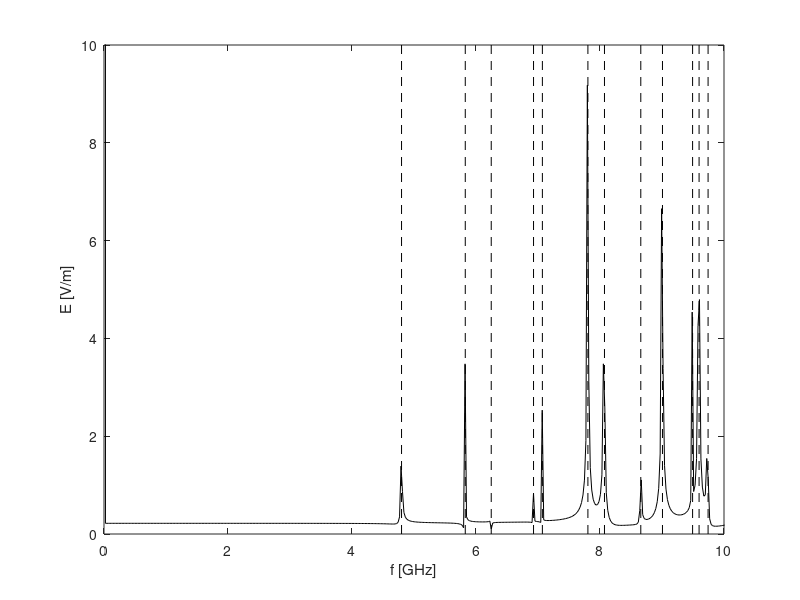

MATLAB code to generate this figure:
clear all

% Physical constants
eps0 = 8.8541878e-12;         % Permittivity of vacuum
mu0  = 4e-7 * pi;             % Permeability of vacuum
c0   = 299792458;             % Speed of light in vacuum

% Parameter initiation
Lx = .05; Ly = .04; Lz = .03; % Cavity dimensions in meters
Nx =  40; Ny =  30; Nz =  20; % Number of cells along each axis
Cx = Nx / Lx;                 % Inverse cell dimensions
Cy = Ny / Ly;
Cz = Nz / Lz;
Nt = (2^1)*8192;              % Number of time steps
Dt = 1/(c0*norm([Cx Cy Cz])); % Time step

% Allocate field matrices
Ex = zeros(Nx  , Ny+1, Nz+1);
Ey = zeros(Nx+1, Ny  , Nz+1);
Ez = zeros(Nx+1, Ny+1, Nz  );
Hx = zeros(Nx+1, Ny  , Nz  );
Hy = zeros(Nx  , Ny+1, Nz  );
Hz = zeros(Nx  , Ny  , Nz+1);

% Allocate time signals
Et = zeros(Nt,3);

% Initiate fields with noise (except on the boundary)
Ex( :  , 2:Ny, 2:Nz) = rand(Nx  , Ny-1, Nz-1) - 0.5;
Ey(2:Nx,  :  , 2:Nz) = rand(Nx-1, Ny  , Nz-1) - 0.5;
Ez(2:Nx, 2:Ny,  :  ) = rand(Nx-1, Ny-1, Nz  ) - 0.5;

% Time stepping
for n = 1:Nt
  
  if (mod(n,1000) == 0)
      str = sprintf('n = %i going to %i ', n,Nt);
      disp(str), drawnow
  end
    
  % Update H everywhere
  Hx = Hx + (Dt/mu0)*(diff(Ey,1,3)*Cz - diff(Ez,1,2)*Cy);
  Hy = Hy + (Dt/mu0)*(diff(Ez,1,1)*Cx - diff(Ex,1,3)*Cz);
  Hz = Hz + (Dt/mu0)*(diff(Ex,1,2)*Cy - diff(Ey,1,1)*Cx);

  % Update E everywhere except on boundary
  Ex(:,2:Ny,2:Nz) = Ex(:,2:Ny,2:Nz) + (Dt /eps0) * ...
      (diff(Hz(:,:,2:Nz),1,2)*Cy - diff(Hy(:,2:Ny,:),1,3)*Cz);
  Ey(2:Nx,:,2:Nz) = Ey(2:Nx,:,2:Nz) + (Dt /eps0) * ...
      (diff(Hx(2:Nx,:,:),1,3)*Cz - diff(Hz(:,:,2:Nz),1,1)*Cx);
  Ez(2:Nx,2:Ny,:) = Ez(2:Nx,2:Ny,:) + (Dt /eps0) * ...
      (diff(Hy(:,2:Ny,:),1,1)*Cx - diff(Hx(2:Nx,:,:),1,2)*Cy);

  % Sample the electric field at chosen points
  Et(n,:) = [Ex(4,4,4) Ey(4,4,4) Ez(4,4,4)];
end



% --- post-processing of numerical spectrum ---
Df       = 1/(Nt*Dt);     % Spacing between frequency points
freq_vtr = Df*(0:Nt-1);   % Frequency sampling points

fet      = abs(fft(Et(:,1) + Et(:,2) + Et(:,3) ) );

idx      = find(freq_vtr < 1e10);    % Get values in the frequency interval of interest
idx      = setdiff(idx,1);           % Remove the static solution


% --- analytical eigenfrequencies ---
fv = [];
nm = [];
for nx = 0:10
    for ny = 0:10
        for nz = 0:10
            if (((nz >= 1) & ~(nx == 0 & ny == 0)) | ...
                ((nx >= 1) & (ny >= 1)))
                fv = [fv; ...
                    c0/(2*pi)*sqrt( ...
                    (pi*nx/Lx)^2 ...
                    + (pi*ny/Ly)^2 ...
                    + (pi*nz/Lz)^2)];
                nm = [nm; nx ny nz];
            end
        end
    end
end

[fv, id] = sort(fv);
nm = nm(id,:);


% --- plotting ---
plot(freq_vtr/1e9, fet, 'k-'), hold on

ymax     = ceil(max(fet(idx)));
for idx = 1:100
    plot(fv(idx)*[1 1]/1e9, ymax*[0 1], 'k--')
end

xlabel('f [GHz]')
ylabel('E [V/m]')
axis([0 10 0 ymax])

